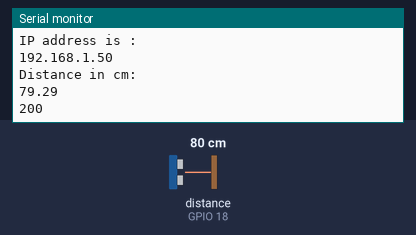
A program run on a simulated ESP32. On the bench: the last lines printed to the serial monitor. Wiring (inferred from the names in the program): ultrasonic range finder: trigger GPIO 5; echo GPIO 18. The test bench sets the inputs (shaded band); at power-on: distance to the obstacle (sensor on GPIO 18) 80 cm. The echo pulse lasts 58.3 µs per cm; WiFi joins after 1.5 s; servers stay silent unless stated; uploads are accepted with an empty reply.

Above: at 2.7 s.
2.8 s: distance to the obstacle (sensor on GPIO 18) set to 2 cm
At 12.7 s:
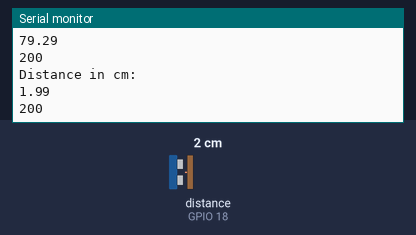
13.0 s: distance to the obstacle (sensor on GPIO 18) set to 4 cm
At 22.9 s:
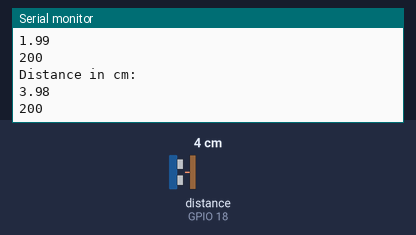
Timing chart, 0 to 24.4 s (numbered marks = the images above; inputs shaded):
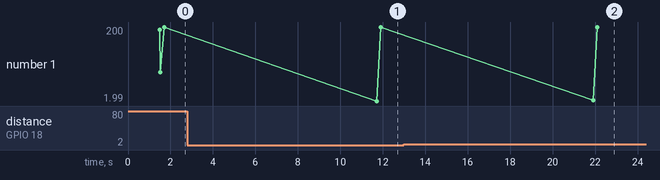

The program:

main.cpp
```cpp
#include <Arduino.h>
#include "WiFi.h"
#include "HTTPClient.h"
#include "time.h"
#include <ArduinoJson.h>
char *wifi_ssid = "Galaxy M31A913";
char *wifi_pwd = "rhyr5785";
String cse_ip = "192.168.125.123"; // YOUR IP from ipconfig/ifconfig
String cse_port = "8080";
String server = "http://" + cse_ip + ":" + cse_port + "/~/in-cse/in-name/";
String ae = "HC-Sr04";
String cnt = "node1";

WiFiClient client;

const int trigger = 5;
const int echo = 18;
#define speed 0.034
#define conv 0.01
float TIME;
float distance1;

void createCI(const String &val)
{
  // add the lines in step 3-6 inside this function
  HTTPClient http;
  http.begin(server + ae + "/" + cnt + "/");

  http.addHeader("X-M2M-Origin", "admin:admin");
  http.addHeader("Content-Type", "application/json;ty=4");

  int code = http.POST("{\"m2m:cin\": {\"cnf\":\"application/json\",\"con\": " + String(val) + "}}");
  // Check if the request has been sent and close the connection
  Serial.println(code);
  if (code == -1)
  {
    Serial.println("UNABLE TO CONNECT TO THE SERVER");
  }
  http.end();
}

void setup()
{
  // put your setup code here, to run once:
  Serial.begin(115200);
  pinMode(echo, INPUT);
  pinMode(trigger, OUTPUT);
  //WiFi.mode(WIFI_STA);
  WiFi.begin(wifi_ssid, wifi_pwd);
  while (WiFi.status() != WL_CONNECTED)
  {
    delay(500);
    Serial.print("Connecting...");
  }
  Serial.println("");
  Serial.println("Successfully connected to WiFi.");
  Serial.println("IP address is : ");
  Serial.println(WiFi.localIP());
}

void loop()
{
  // put your main code here, to run repeatedly:
  digitalWrite(trigger, LOW);
  delayMicroseconds(100);
  digitalWrite(trigger, HIGH);
  delayMicroseconds(10);
  digitalWrite(trigger, LOW);
  TIME = pulseIn(echo, HIGH);
  distance1 = (speed * TIME) / 2;
  Serial.println("Distance in cm: ");
  Serial.println(distance1);

  createCI(String(distance1));

  delay(10000);
}
```

Measured:
- after the input at 2.8 s, the serial monitor: prints a new line after 8.9 s (image 1)
- after the input at 13.0 s, the serial monitor: prints a new line after 8.9 s (image 2)
